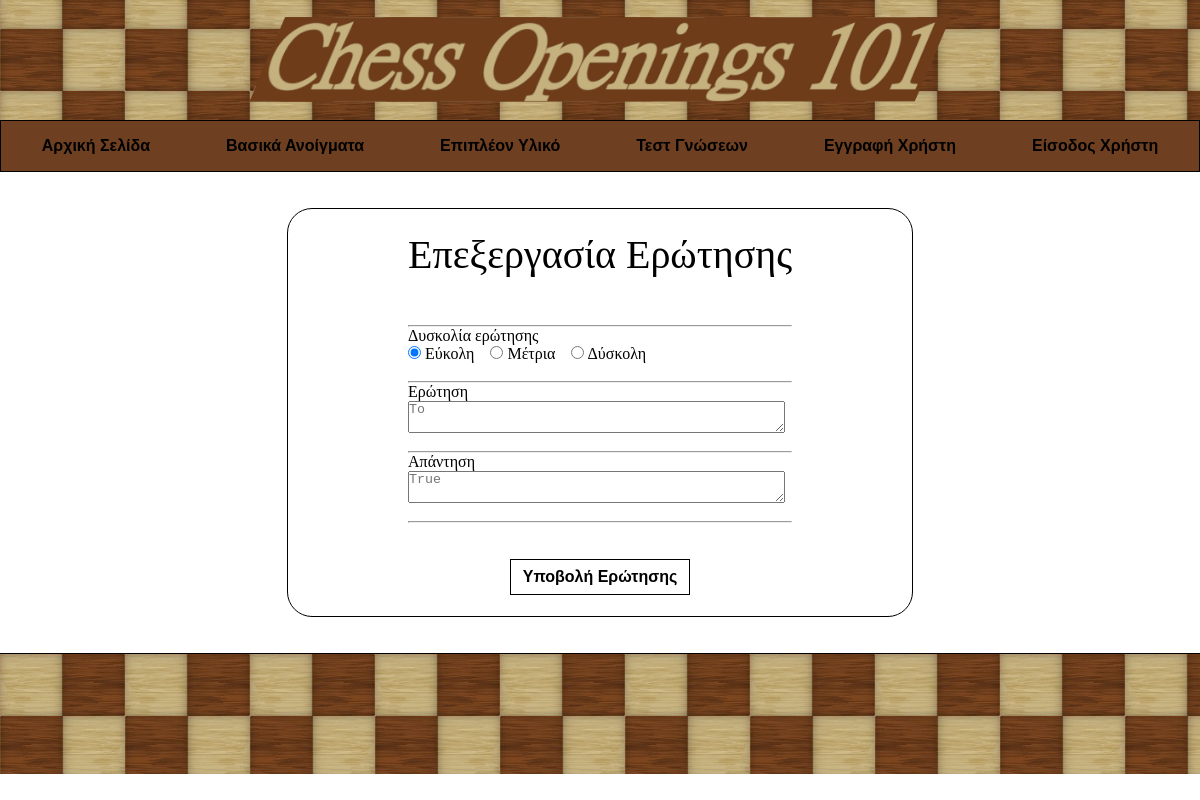
The page /editquestions.php?id=9 on the database its author committed.
### tables this page shows
CREATE TABLE `questions` (
  `id` int(11) NOT NULL,
  `username` text NOT NULL,
  `question` text NOT NULL,
  `answer` text NOT NULL,
  `type` int(11) NOT NULL,
  `level` text NOT NULL,
  `accepted` tinyint(1) NOT NULL
);

### editquestions.php (the view, shortened to what this page needs)
<html>
	<head>
		<link rel="stylesheet" type="text/css" href="styles/main.css"/>
		<?php
		$db_host        = 'localhost';
		$db_user        = 'admin';
		$db_pass        = 'admin';
		$db_database    = 'chessopenings101';
		$id = $_GET['id'];
		if($con = mysqli_connect($db_host,$db_user,$db_pass,$db_database))
        {
            $sql = "SELECT * FROM questions WHERE id = '$id';";
			$sql_result=mysqli_query($con,$sql);
			$arr = mysqli_fetch_row($sql_result);
        }
        else
        {
            echo "<script>alert(\"Error connecting to Database\");</script>";
        }
        ?>
	</head>
	<body>
		<div class="container">
			<header>
			</header>
			<nav>
				<div class="button-container">
					<form action="index.php" method="POST">
						<div>
							<button class="btn"><b>Αρχική Σελίδα</b></button>
						</div>
					</form>
					<form action="basics.php" method="POST">
						<div>
							<button class="btn"><b>Βασικά Ανοίγματα</b></button>
						</div>
					</form>
					<form action="more.php" method="POST">
						<div>
							<button class="btn"><b>Επιπλέον Υλικό</b></button>
						</div>
					</form>
					<?php if(!isset($_SESSION['user'])){ ?>
					<form action="quiz.php" method="POST">
						<div>
							<button class="btn"><b>Τεστ Γνώσεων</b></button>
						</div>
					</form>
					<?php } ?>
					<form action="sign-up.php" method="POST">
						<div>
						<?php if(!isset($_SESSION['user'])){ ?>
							<button class="btn"><b>Εγγραφή Χρήστη</b></button>
						<?php }
						else{ ?>
						<?php } ?>
						</div>
					</form>
					<form action="login.php" method="POST">
						<div>
							<?php if(!isset($_SESSION['user'])){ ?>
								<button class="btn"><b>Είσοδος Χρήστη</b></button>
							<?php }
							else{ ?>
							<?php } ?>
						</div>
					</form>
				</div>
			</nav>
			<main class="mainsu">
				<div align="center" style="font-size:250%;">
					Επεξεργασία Ερώτησης<br><br><hr>
				</div>
				<form action="editquestions2.php" id="form1" method="post">
					<div align="left">
						Δυσκολία ερώτησης<br>
						<input type="radio" name="difficultyradiobox" <?php if($arr[5] =='easy') echo 'checked'; ?> value = "easy"> Εύκολη&nbsp&nbsp&nbsp
						<input type="radio" name="difficultyradiobox" <?php if($arr[5] =='medium') echo 'checked'; ?> value = "medium"> Μέτρια&nbsp&nbsp&nbsp
						<input type="radio" name="difficultyradiobox" <?php if($arr[5] =='hard') echo 'checked'; ?> value = "hard"> Δύσκολη<br><br><hr>
						<label for="question">Ερώτηση</label><br>
						<textarea id="question" name="question" placeholder=<?php echo $arr[2]; ?> cols="45" oninput="this.style.height = ''; this.style.height = this.scrollHeight + 5 +'px'" ></textarea><br><br><hr>
						<label for="answer">Απάντηση</label><br>
						<textarea id="answer" name="answer" placeholder=<?php echo $arr[3]; ?> cols="45" oninput="this.style.height = ''; this.style.height = this.scrollHeight + 5 +'px'" ></textarea><br><br><hr>
					</div>
					<div align="center">
						<br><br>
						<button class="btn2"><b>Υποβολή Ερώτησης</b></button>
					</div>
				</form>
			</main>
			<footer>
			</footer>
	</body>
</html>

### styles/main.css (style rules this page uses)
header { grid-area: h; background-image: url("../media/header/bg2.png"), url("../media/header/bg.jpg"); background-repeat: no-repeat, repeat; background-position: center, left; max-width: 100%; max-height: auto; box-sizing: border-box; margin: 0px; padding-top: 5%; padding-bottom: 5%; background-color: #6e4021; }
nav { grid-area: n; background-color: #6e4021; text-align: center; max-width: 100%; margin: 0px; border-style: solid; border-width: 1px; padding: 15px, 0px, 15px, 0px; box-sizing: border-box; width: 100%; }
main { grid-area: m; border-style: none solid none solid; border-width: 1px; padding-bottom: 20vh; box-sizing: border-box; margin: auto; }
footer { grid-area: f; background-image: url("../media/footer/bg.jpg"); max-width: 100%; max-height: auto; box-sizing: border-box; padding-top: 5%; padding-bottom: 5%; border-style: solid none none none; border-color: black; border-width: 1px; }
@media screen and (min-width:601px) { .container { max-width: 100%; display: grid; grid-template-columns: repeat(10, 1fr); margin: 0 auto; grid-template-areas: "h h h h h h h h h h" "n n n n n n n n n n" ". m m m m m m m m ." ". m m m m m m m m ." ". m m m m m m m m ." ". m m m m m m m m ." ". a a a a a a a a ." "f f f f f f f f f f"; } }
@media screen and (min-width:601px) { header { padding-top: 10%; padding-bottom: 10%; background-size: 500px, 150px; } }
@media screen and (min-width:601px) { footer { padding-top: 10%; padding-bottom: 10%; background-size: 150px; } }
@media screen and (min-width:601px) { .button-container form, .button-container form div { display: inline; } }
@media screen and (min-width:601px) { .button-container button { display: inline; vertical-align: middle; } }
@media screen and (min-width:601px) { .mainsu { max-width:100%; margin-top:5%; margin-bottom: 5%; padding-top: 3%; padding-bottom:3%; padding-left: 10vw; padding-right: 10vw; border-style: solid; border-width: 1px; border-radius: 25px; } }
@media screen and (min-width:601px) { .btn { border: none; background-color: inherit; padding: 2vh 3vw; font-size: 1em; cursor: pointer; margin:auto; } }
@media screen and (min-width:962px) { .container { max-width: 100%; display: grid; grid-template-columns: repeat(10, 1fr); margin: 0 auto; grid-template-areas: "h h h h h h h h h h" "n n n n n n n n n n" "a a m m m m m m . ." "a a m m m m m m . ." "a a m m m m m m . ." "a a m m m m m m . ." "f f f f f f f f f f"; } }
@media screen and (min-width:962px) { header { background-image: url("../media/header/bg2.png"), url("../media/header/bg.jpg"); background-repeat: no-repeat, repeat; background-position: center, left; background-size: 700px, auto; padding-top: 5%; padding-bottom: 5%; background-color: #6e4021; } }
@media screen and (min-width:962px) { footer { padding-top: 5%; padding-bottom: 5%; background-size: auto; } }
@media screen and (min-width:962px) { .button-container form, .button-container form div { display: inline; } }
@media screen and (min-width:962px) { .button-container button { display: inline; vertical-align: middle; } }
@media screen and (min-width:962px) { .mainsu { max-width:100%; margin-top:5%; margin-bottom: 5%; padding-top: 3%; padding-bottom:3%; padding-left: 10vw; padding-right: 10vw; border-style: solid; border-width: 1px; border-radius: 25px; } }
@media screen and (min-width:962px) { .btn { border: none; background-color: inherit; padding: 2vh 3vw; font-size: 1em; cursor: pointer; margin:auto; } }
body { margin: 0px; padding: 0px; }
*, html { margin: 0px; padding: 0px; }

### editquestions.php (style rules this page uses)
.btn2 { border: 1px; border-style: solid; background-color: inherit; padding: 1vh 1vw; font-size: 100%; cursor: pointer; margin:auto; }

### rows shown on the page
questions: level "☑", question "To", answer "True"
